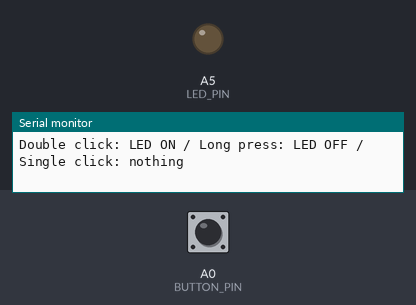
This sketch was run on a simulated Arduino Uno, built with avr-gcc and run on an emulated ATmega328P. Parts: output pins drawn as LEDs (lit = HIGH), the last lines printed to the serial monitor. Inputs (shaded band) come from the test bench; at power-on: A0 (BUTTON_PIN) HIGH.

Above: at 1.2 s.
1.3 s: A0 (BUTTON_PIN) pulled LOW for 0.15 s
3.3 s: A0 (BUTTON_PIN) pulled LOW for 3.2 s
8.0 s: A0 (BUTTON_PIN) pulsed LOW 2 times (0.12 s each, 0.3 s apart)
At 9.2 s:
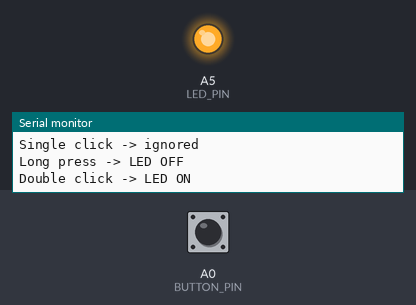
Timing chart, 0 to 11.0 s (numbered marks = the images above; inputs shaded):
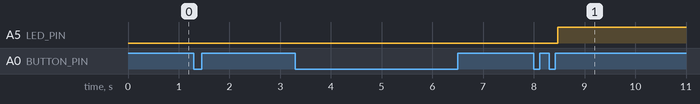

Measured:
- after the input at 8.0 s, A5 (LED_PIN): LOW → HIGH after 0.47 s

The sketch:

button_click.ino
```cpp
const int BUTTON_PIN = A0;   // Button (A0 <-> GND)
const int LED_PIN    = A5;   // LED (A5 -> 220 ohm resistor -> LED -> GND)

const unsigned long DEBOUNCE_MS     = 50;    // Debounce time (ms)
const unsigned long DOUBLE_CLICK_MS = 300;   // Max gap between two clicks (ms)
const unsigned long LONG_PRESS_MS   = 1000;  // Hold time for a long press (ms)

int lastReading = HIGH;      // Previous value (read in the last loop)
int stableState = HIGH;      // Confirmed button state
unsigned long lastChangeTime = 0;  // Time of the last value change

unsigned long pressStartTime = 0;   // Time the button was pressed
unsigned long lastReleaseTime = 0;  // Time the button was released
int clickCount = 0;                 // Short clicks waiting to be judged
bool longPressHandled = false;      // True once the current press became a long press

void setup() {
  pinMode(BUTTON_PIN, INPUT_PULLUP);
  pinMode(LED_PIN, OUTPUT);
  digitalWrite(LED_PIN, LOW);
  Serial.begin(9600);
  Serial.println("Double click: LED ON / Long press: LED OFF / Single click: nothing");
}

void loop() {
  int reading = digitalRead(BUTTON_PIN);   // Current value
  unsigned long now = millis();

  // 1) If current value differs from previous value -> record the change time
  if (reading != lastReading) {
    lastChangeTime = now;
  }

  // 2) If the value stays the same for DEBOUNCE_MS -> accept it as a real input
  if (now - lastChangeTime > DEBOUNCE_MS && reading != stableState) {
    stableState = reading;

    if (stableState == LOW) {
      // 3) Pressed (HIGH -> LOW): start measuring the hold time
      pressStartTime = now;
      longPressHandled = false;
    } else if (!longPressHandled) {
      // 4) Released (LOW -> HIGH) before a long press: count a short click
      clickCount++;
      lastReleaseTime = now;

      if (clickCount == 2) {
        digitalWrite(LED_PIN, HIGH);
        Serial.println("Double click -> LED ON");
        clickCount = 0;
      }
    }
  }

  // 5) Still held for LONG_PRESS_MS -> long press (fires once per press)
  if (stableState == LOW && !longPressHandled && now - pressStartTime >= LONG_PRESS_MS) {
    longPressHandled = true;
    clickCount = 0;
    digitalWrite(LED_PIN, LOW);
    Serial.println("Long press -> LED OFF");
  }

  // 6) One click and no second click in time -> single click, do nothing
  if (clickCount == 1 && stableState == HIGH && now - lastReleaseTime > DOUBLE_CLICK_MS) {
    clickCount = 0;
    Serial.println("Single click -> ignored");
  }

  // 7) Save the current value as the previous value (for the next loop)
  lastReading = reading;
}
```
